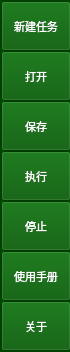
    <widget class="QFrame" name="frame">
     <property name="minimumSize">
      <size>
       <width>70</width>
       <height>0</height>
      </size>
     </property>
     <property name="maximumSize">
      <size>
       <width>70</width>
       <height>16777215</height>
      </size>
     </property>
     <property name="layoutDirection">
      <enum>Qt::LeftToRight</enum>
     </property>
     <property name="styleSheet">
      <string notr="true">background-color: rgb(40, 128, 186);
background-color: rgb(0, 85, 0);</string>
     </property>
     <property name="frameShape">
      <enum>QFrame::StyledPanel</enum>
     </property>
     <property name="frameShadow">
      <enum>QFrame::Raised</enum>
     </property>
     <layout class="QVBoxLayout" name="verticalLayout_7">
      <property name="spacing">
       <number>0</number>
      </property>
      <property name="leftMargin">
       <number>0</number>
      </property>
      <property name="topMargin">
       <number>0</number>
      </property>
      <property name="rightMargin">
       <number>0</number>
      </property>
      <property name="bottomMargin">
       <number>0</number>
      </property>
      <item>
       <widget class="QToolButton" name="toolButton">
        <property name="minimumSize">
         <size>
          <width>70</width>
          <height>50</height>
         </size>
        </property>
        <property name="maximumSize">
         <size>
          <width>70</width>
          <height>50</height>
         </size>
        </property>
        <property name="font">
         <font>
          <pointsize>8</pointsize>
         </font>
        </property>
        <property name="styleSheet">
         <string notr="true">color: rgb(255, 255, 255);</string>
        </property>
        <property name="text">
         <string>新建任务</string>
        </property>
        <property name="icon">
         <iconset>
          <normaloff>new.jpg</normaloff>new.jpg</iconset>
        </property>
        <property name="iconSize">
         <size>
          <width>50</width>
          <height>25</height>
         </size>
        </property>
        <property name="toolButtonStyle">
         <enum>Qt::ToolButtonTextUnderIcon</enum>
        </property>
       </widget>
      </item>
      <item>
       <widget class="QToolButton" name="toolButton_2">
        <property name="minimumSize">
         <size>
          <width>70</width>
          <height>50</height>
         </size>
        </property>
        <property name="maximumSize">
         <size>
          <width>70</width>
          <height>50</height>
         </size>
        </property>
        <property name="font">
         <font>
          <pointsize>8</pointsize>
         </font>
        </property>
        <property name="styleSheet">
         <string notr="true">color: rgb(255, 255, 255);</string>
        </property>
        <property name="text">
         <string>打开</string>
        </property>
        <property name="icon">
         <iconset>
          <normaloff>open.jpg</normaloff>open.jpg</iconset>
        </property>
        <property name="iconSize">
         <size>
          <width>50</width>
          <height>25</height>
         </size>
        </property>
        <property name="toolButtonStyle">
         <enum>Qt::ToolButtonTextUnderIcon</enum>
        </property>
       </widget>
      </item>
      <item>
       <widget class="QToolButton" name="toolButton_3">
        <property name="minimumSize">
         <size>
          <width>70</width>
          <height>50</height>
         </size>
        </property>
        <property name="maximumSize">
         <size>
          <width>70</width>
          <height>50</height>
         </size>
        </property>
        <property name="font">
         <font>
          <pointsize>8</pointsize>
         </font>
        </property>
        <property name="styleSheet">
         <string notr="true">color: rgb(255, 255, 255);</string>
        </property>
        <property name="text">
         <string>保存</string>
        </property>
        <property name="icon">
         <iconset>
          <normaloff>save.jpg</normaloff>save.jpg</iconset>
        </property>
        <property name="iconSize">
         <size>
          <width>50</width>
          <height>25</height>
         </size>
        </property>
        <property name="toolButtonStyle">
         <enum>Qt::ToolButtonTextUnderIcon</enum>
        </property>
       </widget>
      </item>
      <item>
       <widget class="QToolButton" name="toolButton_4">
        <property name="minimumSize">
         <size>
          <width>70</width>
          <height>50</height>
         </size>
        </property>
        <property name="maximumSize">
         <size>
          <width>70</width>
          <height>50</height>
         </size>
        </property>
        <property name="font">
         <font>
          <pointsize>8</pointsize>
         </font>
        </property>
        <property name="styleSheet">
         <string notr="true">color: rgb(255, 255, 255);</string>
        </property>
        <property name="text">
         <string>执行</string>
        </property>
        <property name="icon">
         <iconset>
          <normaloff>act.jpg</normaloff>act.jpg</iconset>
        </property>
        <property name="iconSize">
         <size>
          <width>50</width>
          <height>25</height>
         </size>
        </property>
        <property name="toolButtonStyle">
         <enum>Qt::ToolButtonTextUnderIcon</enum>
        </property>
       </widget>
      </item>
      <item>
       <widget class="QToolButton" name="toolButton_5">
        <property name="minimumSize">
         <size>
          <width>70</width>
          <height>50</height>
         </size>
        </property>
        <property name="maximumSize">
         <size>
          <width>70</width>
          <height>50</height>
         </size>
        </property>
        <property name="font">
         <font>
          <pointsize>8</pointsize>
         </font>
        </property>
        <property name="styleSheet">
         <string notr="true">color: rgb(255, 255, 255);</string>
        </property>
        <property name="text">
         <string>停止</string>
        </property>
        <property name="icon">
         <iconset>
          <normaloff>stop.jpg</normaloff>stop.jpg</iconset>
        </property>
        <property name="iconSize">
         <size>
          <width>50</width>
          <height>25</height>
         </size>
        </property>
        <property name="toolButtonStyle">
         <enum>Qt::ToolButtonTextUnderIcon</enum>
        </property>
       </widget>
      </item>
      <item>
       <widget class="QToolButton" name="toolButton_6">
        <property name="minimumSize">
         <size>
          <width>70</width>
          <height>50</height>
         </size>
        </property>
        <property name="maximumSize">
         <size>
          <width>70</width>
          <height>50</height>
         </size>
        </property>
        <property name="font">
         <font>
          <pointsize>8</pointsize>
         </font>
        </property>
        <property name="styleSheet">
         <string notr="true">color: rgb(255, 255, 255);</string>
        </property>
        <property name="text">
         <string>使用手册</string>
        </property>
        <property name="icon">
         <iconset>
          <normaloff>th.jpg</normaloff>th.jpg</iconset>
        </property>
        <property name="iconSize">
         <size>
          <width>50</width>
          <height>25</height>
         </size>
        </property>
        <property name="toolButtonStyle">
         <enum>Qt::ToolButtonTextUnderIcon</enum>
        </property>
       </widget>
      </item>
      <item>
       <widget class="QToolButton" name="toolButton_7">
        <property name="minimumSize">
         <size>
          <width>70</width>
          <height>50</height>
         </size>
        </property>
        <property name="maximumSize">
         <size>
          <width>70</width>
          <height>50</height>
         </size>
        </property>
        <property name="font">
         <font>
          <pointsize>8</pointsize>
         </font>
        </property>
        <property name="styleSheet">
         <string notr="true">color: rgb(255, 255, 255);</string>
        </property>
        <property name="text">
         <string>关于</string>
        </property>
        <property name="icon">
         <iconset>
          <normaloff>to.jpg</normaloff>to.jpg</iconset>
        </property>
        <property name="iconSize">
         <size>
          <width>50</width>
          <height>25</height>
         </size>
        </property>
        <property name="toolButtonStyle">
         <enum>Qt::ToolButtonTextUnderIcon</enum>
        </property>
       </widget>
      </item>
     </layout>
    </widget>
